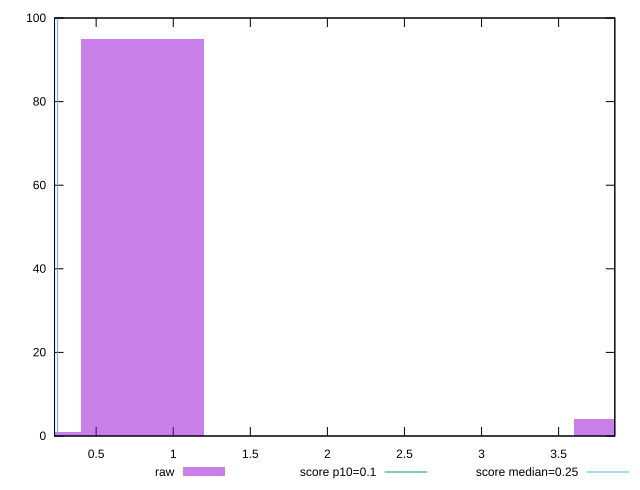

Recreate this plot in gnuplot.
reset

$raw <<EOF
0 1
0.799943183172002 95
3.9997159158600097 4
EOF

set key outside below
set boxwidth 0.799943183172002
set xrange [0.23000520833333332:3.864670138888889]
set yrange [0:100]
set trange [0:100]
set style fill transparent solid 0.5 noborder

set parametric
set terminal svg size 640, 490 enhanced background rgb 'white'
set output "report_00017_2021-02-10T15-08-03.406Z/cumulative-layout-shift/samples/pages+cached+noadtech+nomedia+nocss/raw/histogram.svg"

plot $raw title "raw" with boxes, \
     0.1,t title "score p10=0.1", \
     0.25,t title "score median=0.25"

reset
